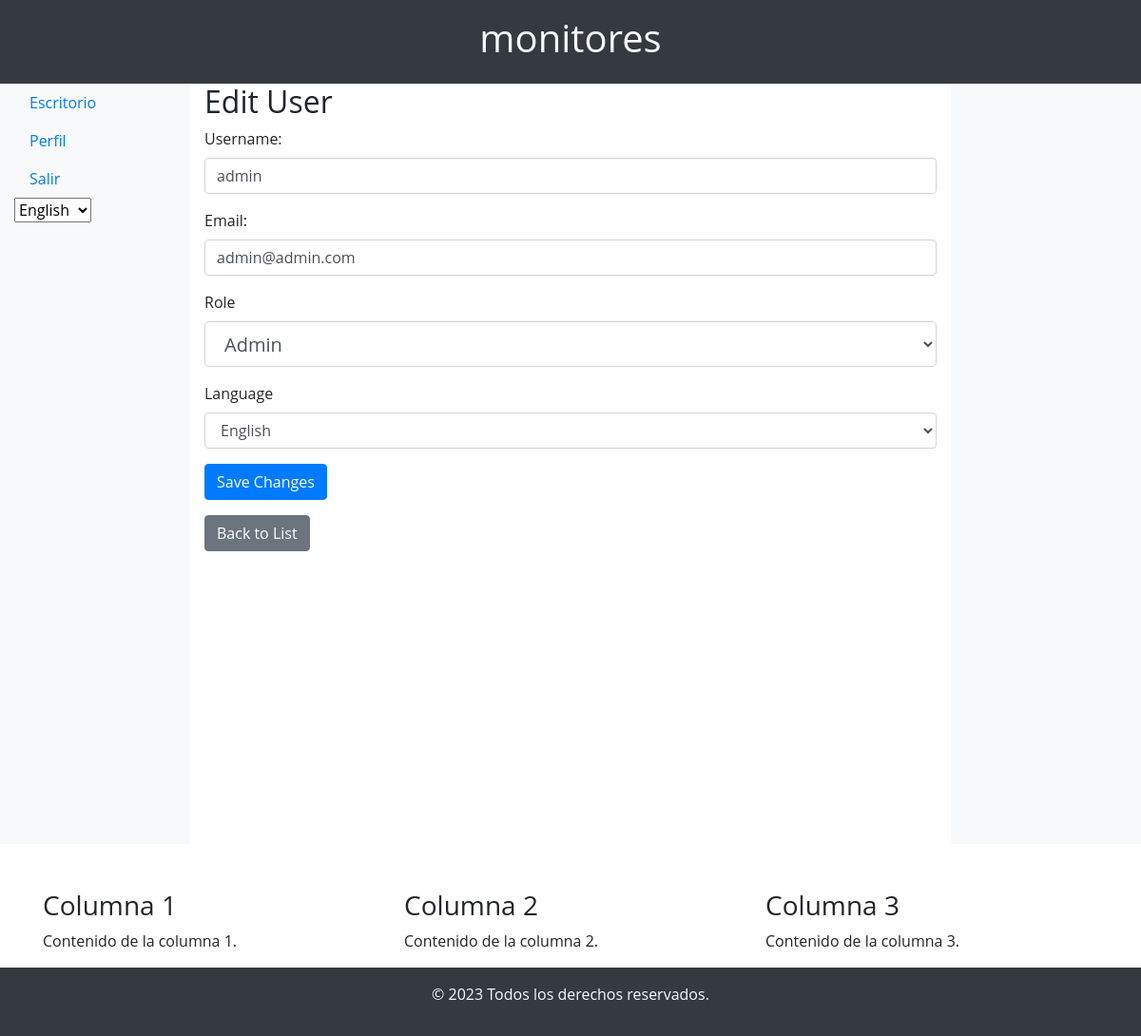
/edit_user/2 (signed in), run on the app's committed database.
### app/models/user_model.py (models this page shows, shortened)
class User(db.Model, UserMixin):
    id = db.Column(db.Integer, primary_key=True)
    username = db.Column(db.String(50), unique=True, nullable=False)
    email = db.Column(db.String(120), unique=True, nullable=False)
    password = db.Column(db.String(60), nullable=False)
    role = db.Column(db.String(20), default='user')  # Default role is 'user'
    language = db.Column(db.String(5), default='en')  # Add this line for language preference
    created_at = db.Column(db.DateTime, default=datetime.utcnow)
    updated_at = db.Column(db.DateTime, default=datetime.utcnow, onupdate=datetime.utcnow)

### app/controllers/user_controller.py (the view)
@app.route('/edit_user/<int:user_id>', methods=['GET', 'POST'])
@login_required
def edit_user(user_id):
    user = User.query.get_or_404(user_id)
    form = UserProfileForm(obj=user)  # Pre-populate the form with the existing user data
    if form.validate_on_submit():
        form.populate_obj(user)  # Update the user object with the form data
        user.updated_at = db.func.current_timestamp()
        db.session.commit()
        flash('User updated successfully!', 'success')
        return redirect(url_for('admin'))
    return render_template('user/edit.html', form=form, user=user)

### app/views/user_view.py
class UserProfileForm(FlaskForm):
    username = StringField('Username', validators=[DataRequired()])
    email = StringField('Email', validators=[DataRequired()])
    password = PasswordField('Password', validators=[DataRequired()])
    role = SelectField('Role', choices=[('user', 'User'), ('admin', 'Admin')], default='user')
    language = SelectField('Language', choices=[('en', 'English'), ('es', 'Spanish')], validators=[DataRequired()])
    submit = SubmitField('Update Profile')

### app/__init__.py (called while the page is built)
@login_manager.user_loader
def load_user(user_id):
    return User.query.get(int(user_id))

def is_admin():
    return current_user.is_authenticated and current_user.role == 'admin'

### app/templates/user/edit.html (shortened to what this page needs)
{% extends 'base.html' %}
{% block content %}
        <h2>Edit User</h2>
        <form method="POST" action="{{ url_for('edit_user', user_id=user.id) }}">
            <div class="form-group">
                <label for="username">Username:</label>
                {{ form.username(class="form-control", placeholder="Enter username") }}
            </div>
            <div class="form-group">
                <label for="email">Email:</label>
                {{ form.email(class="form-control", placeholder="Enter email") }}
            </div>
            <div class="form-group">
                {{ form.role.label(class="form-control-label") }}
                {{ form.role(class="form-control form-control-lg") }}
            </div>
            <div class="form-group">
                {{ form.language.label(class="form-control-label") }}
                {{ form.language(class="form-control") }}
            </div>
            <button type="submit" class="btn btn-primary">Save Changes</button>
        </form>
        <a href="{{ url_for('list_users') }}" class="btn btn-secondary mt-3">Back to List</a>
{% endblock %}

### app/static/css/styles.css (style rules this page uses)
html, body { height: 100%; margin: 0; }
body { display: flex; flex-direction: column; }
body { font-family: 'Open Sans', sans-serif; }

### data on the page
User: username "admin", email "admin@admin.com", role "Admin", language "English"
